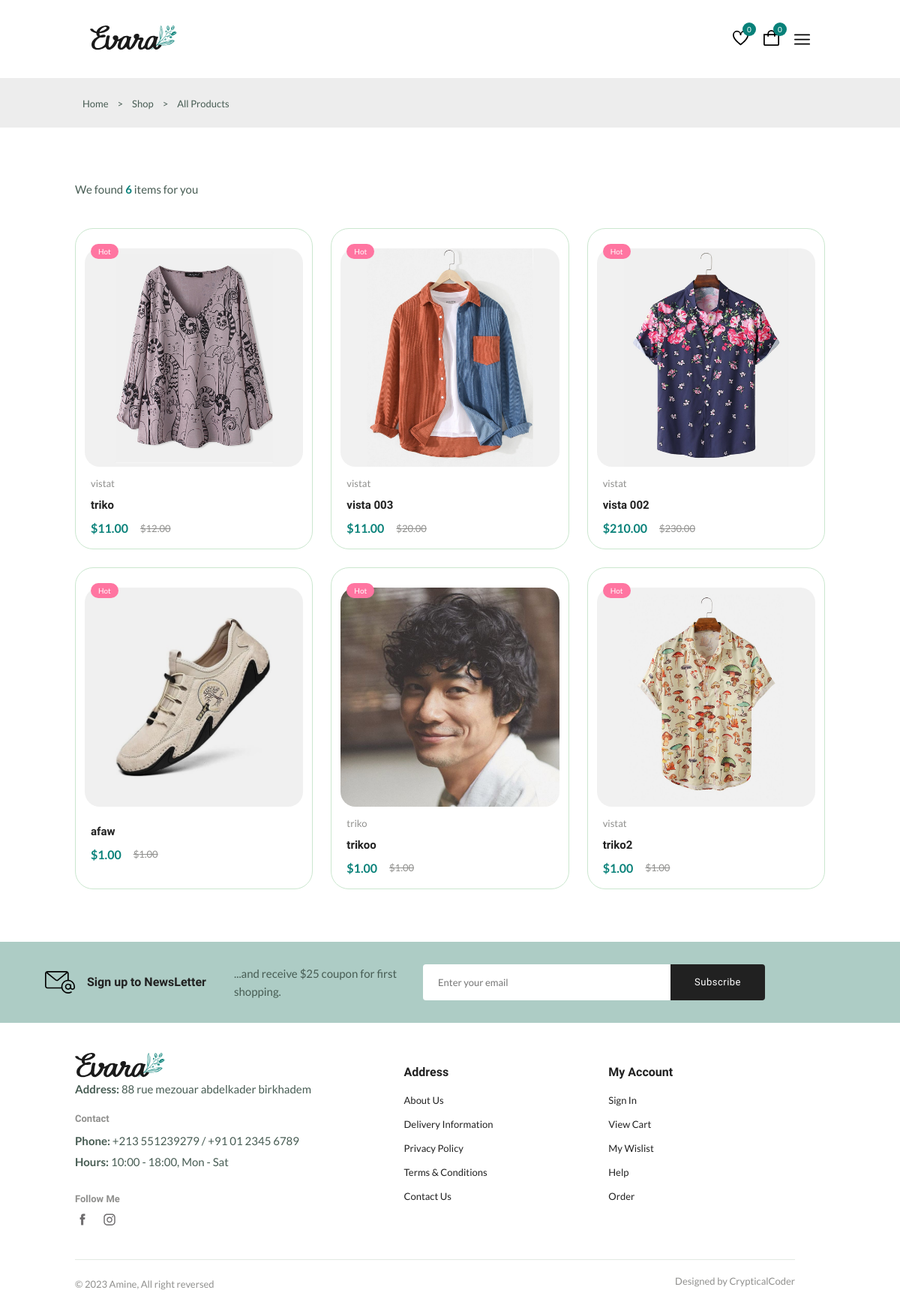
/user/shop.php, run on the app's committed database.
### tables this page shows
CREATE TABLE `products` (
  `id` int(11) NOT NULL,
  `name` varchar(191) NOT NULL,
  `brand` varchar(191) NOT NULL,
  `description` mediumtext NOT NULL,
  `original_price` int(11) NOT NULL,
  `selling_price` int(11) NOT NULL,
  `category_id` int(11) NOT NULL,
  `images` text NOT NULL,
  `qty` int(11) NOT NULL,
  `status` tinyint(4) NOT NULL,
  `popular` tinyint(4) NOT NULL,
  `color` varchar(191) NOT NULL,
  `size` varchar(191) NOT NULL,
  `width` int(191) NOT NULL,
  `height` int(191) NOT NULL,
  `created_at` timestamp NOT NULL DEFAULT current_timestamp() ON UPDATE current_timestamp()
);

CREATE TABLE `categories` (
  `id` int(11) NOT NULL,
  `name` varchar(191) NOT NULL,
  `description` mediumtext NOT NULL,
  `image` varchar(191) NOT NULL,
  `created_at` timestamp NOT NULL DEFAULT current_timestamp()
);

### adminto/main/config/functions/myfunctions.php (called while the page is built, shortened)
<?php
include(__DIR__ . "/../dbcon.php");
function getAllProducts() {
    global $con;
    $query = "SELECT p.*, c.name AS category_name
              FROM products p
              LEFT JOIN categories c ON p.category_id = c.id";
    return mysqli_query($con, $query);
}
?>

### user/shop.php (the view, shortened to what this page needs)
<?php
include("../adminto/main/config/functions/myfunctions.php");
if (isset($_GET['category_id'])) {
  $category_id = intval($_GET['category_id']);
  $products = getProductsByCategory($category_id);
  $category_query = "SELECT name FROM categories WHERE id = $category_id";
  $category_result = mysqli_query($con, $category_query);
  if ($category_result && mysqli_num_rows($category_result) > 0) {
      $category = mysqli_fetch_assoc($category_result);
      $category_name = htmlspecialchars($category['name']);
  } else {
      $category_name = "Unknown";
  }
} else {
  $products = getAllProducts();
  $category_name = "All Products";
}
$cart_count = 0;
if (isset($_SESSION['user_id'])) {
  $userId = $_SESSION['user_id'];
  $query = "SELECT COUNT(*) AS wishlist_count FROM wishlist WHERE user_id = ?";
  $stmt = $con->prepare($query);
  $stmt->bind_param("i", $userId);
  $stmt->execute();
  $result = $stmt->get_result();
  $wishlistCount = $result->fetch_assoc()['wishlist_count'];
  $stmt->close();
} else {
  $wishlistCount = 0;
}
?>
<!DOCTYPE html>
<html lang="en">
  <head>
    <link rel='stylesheet'
    href='https://cdn-uicons.flaticon.com/2.5.1/uicons-regular-straight/css/uicons-regular-straight.css'>
    <link
    rel="stylesheet"
    href="https://cdn.jsdelivr.net/npm/swiper@11/swiper-bundle.min.css"
       />
    <link rel="stylesheet" href="assets/css/styles.css" />
  </head>
  <body>
    <header class="header">
    <nav class="nav container">
        <a href="index.php" class="nav__logo">
            <img src="assets/img/logo.svg" alt="" class="nav__logo-img">
        </a>
        <div class="header__user-action">
        <a href="wishlist/wishlist.php" class="header__action-btn">
    <img src="assets/img/icon-heart.svg" alt="">
    <span class="count"><?= $wishlistCount ?></span>
</a>
            <a href="cart/cart.php" class="header__action-btn">
    <img src="assets/img/icon-cart.svg" alt="Cart Icon">
    <span class="count"><?= $cart_count ?></span>
</a>
            <div class="header__action-btn nav__toggle" id="nav-toggle">
                <img src="assets/img/menu-burger.svg" alt="">
            </div>
        </div>
    </nav>
</header>
    <main class="main">
      <section class="breadcrumb">
        <ul class="breadcrumb__list container">
         <li><a href="index.php" class="breadcrumb__link">Home</a></li>
         <li><span class="breadcrumb__link">></span></li>
         <li><span class="breadcrumb__link">Shop</span></li>
         <li><span class="breadcrumb__link">></span></li>
         <li><span class="breadcrumb__link"><?= htmlspecialchars($category_name) ?></span></li>
        </ul>
      </section>
     <section class="products">
    <p class="total__products">
        We found
        <span>
            <?= isset($products) ? mysqli_num_rows($products) : 0 ?>
        </span> items for you
    </p>
    <div class="products__container grid">
    <?php
    if ($products && mysqli_num_rows($products) > 0) {
        while ($product = mysqli_fetch_assoc($products)) {
            $images = explode(',', $product['images']);
            $defaultImage = '../uploads/images/product/' . trim($images[0]);
            $hoverImage = '../uploads/images/product/' . trim($images[1]);
            echo '
            <div class="product__item">
                <div class="product__banner">
                    <a href="details.php?id=' . $product['id'] . '" class="product__image">
                        <img src="' . $defaultImage . '" alt="Product Image 1" class="product__img default">
                        <img src="' . $hoverImage . '" alt="Product Image 2" class="product__img hover">
                    </a>
                    <div class="product__actions">
                        <a href="details.php?id='. $product['id'] .'" class="action__btn" aria-label="Quick View">
                            <i class="fi fi-rs-eye"></i>
                        </a>
                        <a href="#" class="action__btn" aria-label="Add To Wishlist">
                            <i class="fi fi-rs-heart"></i>
                        </a>
                        </a>
                    </div>
                    <div class="product__badge light-pink">Hot</div>
                </div>
                <div class="product__content">
                    <span class="product__category">' . htmlspecialchars($product['category_name']) . '</span>
                    <a href="details.php?id=' . $product['id'] . '">
                        <h3 class="product__title">' . htmlspecialchars($product['name']) . '</h3>
                    </a>
                    <div class="product__rating">
                        ' . str_repeat('<i class="fi fi-rs-star"></i>', 5) . '
                    </div>
                    <div class="product__price flex">
                        <span class="new__price">$' . number_format($product['selling_price'], 2) . '</span>
                        <span class="old__price">$' . number_format($product['original_price'], 2) . '</span>
                    </div>
                </div>
            </div>';
        }
    } else {
        echo '<p>No products found.</p>';
    }
    ?>
</div>
</section>
      <section class="newsletter section">
        <div class="newsletter__container container grid">
          <h3 class="newsletter__title flex">
            <img src="assets/img/icon-email.svg" alt="" class="newsletter__icon">
            Sign up to NewsLetter
          </h3>
          <p class="newslettter__description">
             ...and receive $25 coupon for first shopping.
          </p>
          <form action="" class="newsletter__form">
            <input type="text" placeholder="Enter your email"
            class="newsletter__input"/>
            <button type="submit" class="newsletter__btn">Subscribe</button>
          </form>
        </div>
      </section>
    </main>
    <footer class="footer container">
      <div class="footer__container grid">
        <div class="footer__content">
          <a href="index.php" class="footer__logo">
            <img src="assets/img/logo.svg" alt="" class="footer__logo-img">
          </a>
          <p class="footer__description">
            <span>Address:</span> 88 rue mezouar abdelkader birkhadem
          </p>
          <h4 class="footer__subtitle">Contact</h4>
          <p class="footer__description">
            <span>Phone:</span> +213 551239279 / +91 01 2345 6789
          </p>
          <p class="footer__description">
            <span>Hours:</span> 10:00 - 18:00, Mon - Sat
          </p>
          <div class="footer__social">
            <h4 class="footer__subtitle ">Follow Me</h4>
            <div class="footer__social-links flex">
              <a href=""> <img src="assets/img/icon-facebook.svg" alt=""
                class="footer__social-icon"></a>
              <a href=""> <img src="assets/img/icon-instagram.svg"
                class="footer__social-icon"></a>
            </div>
          </div>
        </div>
        <div class="footer__content">
          <h3 class="footer__title">Address</h3>
          <ul class="footer__links">
            <li><a href="" class="footer__link">About Us</a></li>
            <li><a href="" class="footer__link">Delivery Information</a></li>
            <li><a href="" class="footer__link">Privacy Policy</a></li>
            <li><a href="" class="footer__link">Terms & Conditions</a></li>
            <li><a href="" class="footer__link">Contact Us</a></li>
          </ul>
        </div>
        <div class="footer__content">
          <h3 class="footer__title">My Account</h3>
          <ul class="footer__links">
            <li><a href="" class="footer__link">Sign In</a></li>
            <li><a href="" class="footer__link">View Cart</a></li>
            <li><a href="" class="footer__link">My Wislist</a></li>
            <li><a href="" class="footer__link">Help</a></li>
            <li><a href="" class="footer__link">Order</a></li>
          </ul>
        </div>
      </div>
      <div class="fottor__bottom">
        <p class="copyright">&copy; 2023 Amine, All right reversed</p>
        <span class="desinger">Designed by CrypticalCoder</span>
      </div>
    </footer>
  </body>
</html>

### data on the page
products: shows a picture, category.name "vistat", name "triko", selling_price "11.00", original_price "12.00"
products: shows a picture, category.name "vistat", name "vista 003", selling_price "11.00", original_price "20.00"
products: shows a picture, category.name "vistat", name "vista 002", selling_price "210.00", original_price "230.00"
products: shows a picture, name "afaw", selling_price "1.00", original_price "1.00"
products: shows a picture, category.name "triko", name "trikoo", selling_price "1.00", original_price "1.00"
products: shows a picture, category.name "vistat", name "triko2", selling_price "1.00", original_price "1.00"

### other printed values
$wishlistCount "0"
$cart_count "0"
$category_name "All Products"
mysqli_num_rows($products) "6"
